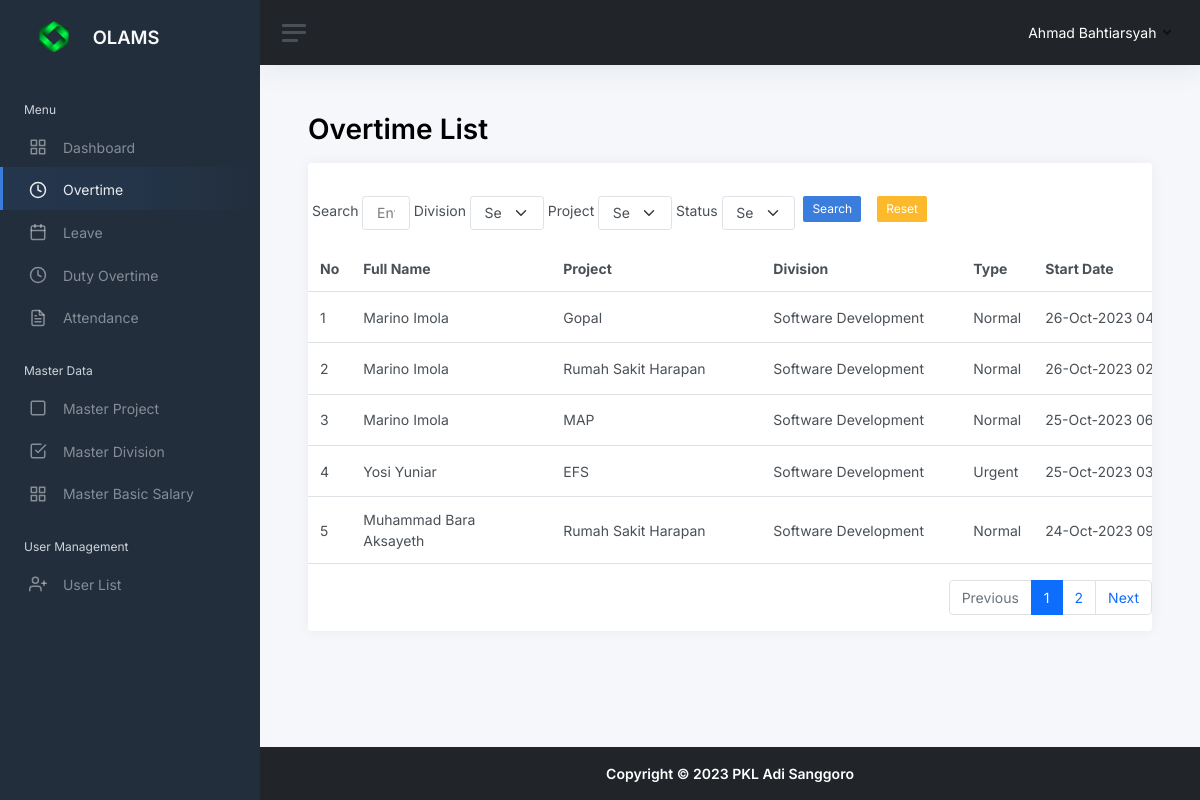
/overtimelist.php (signed in), run on an earlier commit of the app's database.
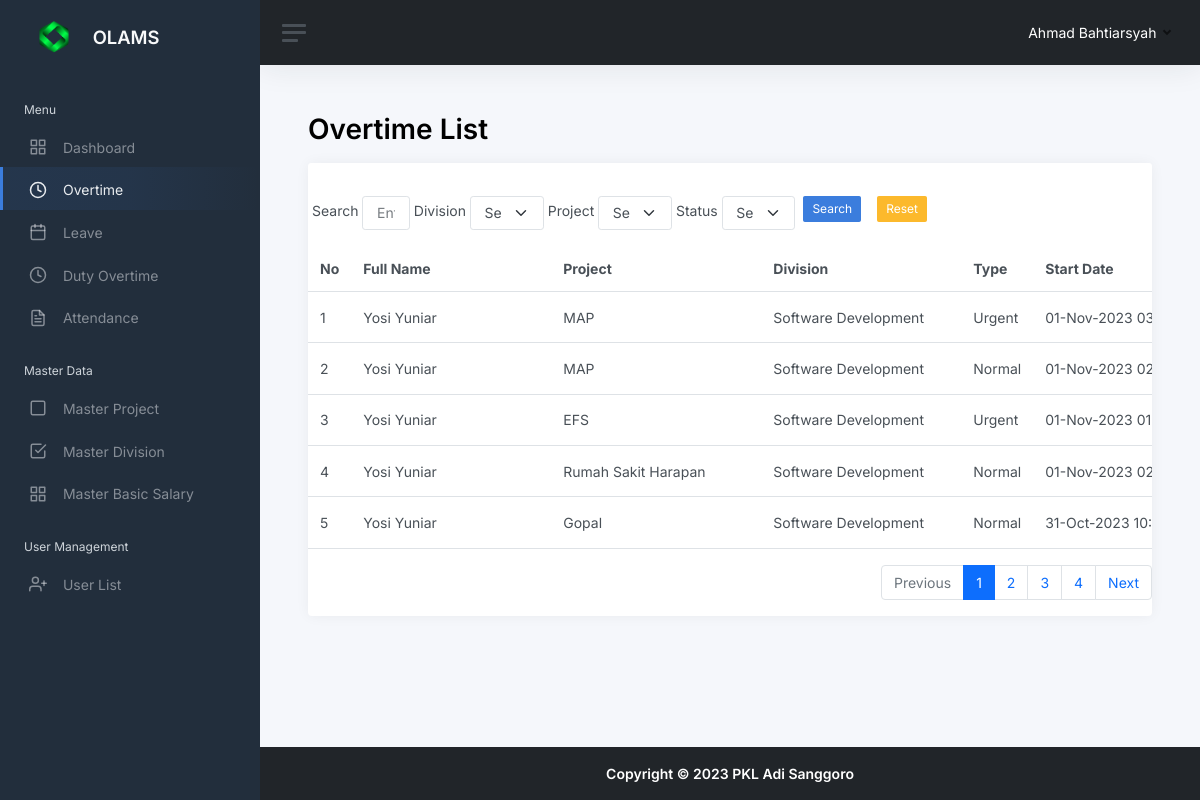
And on a later commit of the database.
### tables this page shows
CREATE TABLE `overtimes` (
  `overtime_id` tinyint(3) UNSIGNED NOT NULL,
  `user_id` tinyint(3) UNSIGNED NOT NULL,
  `project_id` tinyint(3) UNSIGNED NOT NULL,
  `divisi_id` tinyint(3) UNSIGNED NOT NULL,
  `type` enum('Normal','Urgent','Business Trip') DEFAULT NULL,
  `start_date` timestamp NOT NULL DEFAULT current_timestamp(),
  `finish_date` timestamp NULL DEFAULT NULL,
  `category` enum('Weekday','Weekend') DEFAULT NULL,
  `effective_time` tinyint(3) UNSIGNED DEFAULT NULL,
  `reason` text NOT NULL,
  `submitted_by_admin` tinyint(3) UNSIGNED DEFAULT NULL,
  `sent_by_admin` timestamp NULL DEFAULT NULL,
  `checked_by_leader` tinyint(3) UNSIGNED DEFAULT NULL,
  `checked_by_leader_at` timestamp NULL DEFAULT NULL,
  `status` enum('Approved','Pending','Rejected') NOT NULL DEFAULT 'Pending',
  `status_updated_at` timestamp NULL DEFAULT NULL,
  `status_updated_by` tinyint(3) UNSIGNED DEFAULT NULL,
  `created_at` timestamp NOT NULL DEFAULT current_timestamp(),
  `created_by` tinyint(3) UNSIGNED NOT NULL,
  `updated_at` timestamp NULL DEFAULT NULL ON UPDATE current_timestamp(),
  `updated_by` tinyint(3) UNSIGNED DEFAULT NULL
);

CREATE TABLE `users` (
  `user_id` tinyint(3) UNSIGNED NOT NULL,
  `role_id` tinyint(3) UNSIGNED NOT NULL,
  `name` varchar(64) NOT NULL,
  `username` varchar(32) NOT NULL,
  `password` varchar(254) NOT NULL,
  `email` varchar(64) NOT NULL,
  `created_by` tinyint(3) UNSIGNED NOT NULL,
  `created_at` timestamp NOT NULL DEFAULT current_timestamp(),
  `updated_by` tinyint(3) UNSIGNED DEFAULT NULL,
  `updated_at` timestamp NULL DEFAULT NULL ON UPDATE current_timestamp()
);

CREATE TABLE `m_projects` (
  `project_id` tinyint(3) UNSIGNED NOT NULL,
  `project_name` varchar(64) NOT NULL,
  `created_at` timestamp NOT NULL DEFAULT current_timestamp(),
  `created_by` tinyint(3) UNSIGNED NOT NULL,
  `updated_at` timestamp NULL DEFAULT NULL ON UPDATE current_timestamp(),
  `updated_by` tinyint(3) UNSIGNED DEFAULT NULL,
  `deleted_at` timestamp NULL DEFAULT NULL,
  `deleted_by` tinyint(3) UNSIGNED DEFAULT NULL,
  `is_deleted` enum('Y','N') DEFAULT 'N'
);

CREATE TABLE `m_divisions` (
  `division_id` tinyint(3) UNSIGNED NOT NULL,
  `division_name` varchar(64) NOT NULL,
  `created_at` timestamp NOT NULL DEFAULT current_timestamp(),
  `created_by` tinyint(3) UNSIGNED NOT NULL,
  `updated_at` timestamp NULL DEFAULT NULL ON UPDATE current_timestamp(),
  `updated_by` tinyint(3) UNSIGNED DEFAULT NULL
);

### include/conn.inc.php (called while the page is built, shortened)
<?php
function cleanValue($strhtml)
    {
        $strBersih = $strhtml;
        $strBersih = htmlspecialchars($strBersih);
        $strBersih = trim($strBersih);
        $strBersih = stripslashes($strBersih);
        $strBersih = strip_tags($strBersih);
        return $strBersih;
    }
?>

### overtimelist.php (the view, shortened to what the changed rows need)
<?php
include __DIR__ . "/include/conn.inc.php";
$user_role = $_SESSION['role_id'];
$limit = 5;
$halaman_aktif = isset($_GET['page']) ? $_GET['page'] : 1;
$offset = ($halaman_aktif - 1) * $limit;
$show_overtime = "SELECT
overtimes.overtime_id,
overtimes.user_id,
users.name AS name,
m_projects.project_name AS project_name,
m_divisions.division_name AS division_name,
overtimes.type,
overtimes.start_date,
overtimes.finish_date,
overtimes.status,
overtimes.submitted_by_admin,
overtimes.checked_by_leader,
overtimes.status_updated_by,
overtimes.effective_time
FROM overtimes
LEFT JOIN users ON overtimes.user_id = users.user_id
LEFT JOIN m_projects ON overtimes.project_id = m_projects.project_id
LEFT JOIN m_divisions ON overtimes.divisi_id = m_divisions.division_id";
if ($user_role == 4) {
    $show_overtime .= " WHERE (
        (overtimes.status = 'Pending' OR overtimes.status = 'Approved' OR overtimes.status = 'Rejected')
        AND (
            (overtimes.submitted_by_admin IS NOT NULL AND overtimes.sent_by_admin IS NOT NULL AND overtimes.checked_by_leader IS NOT NULL AND overtimes.checked_by_leader_at IS NOT NULL )
            OR (overtimes.submitted_by_admin IS NOT NULL AND overtimes.sent_by_admin IS NOT NULL AND overtimes.checked_by_leader IS NOT NULL AND overtimes.checked_by_leader_at IS NOT NULL AND overtimes.status_updated_at IS NOT NULL AND overtimes.status_updated_at IS NOT NULL )
            OR (overtimes.submitted_by_admin IS NULL AND overtimes.sent_by_admin IS NULL AND overtimes.checked_by_leader IS NULL AND overtimes.checked_by_leader_at IS NULL AND overtimes.status_updated_at IS NOT NULL AND overtimes.status_updated_at IS NOT NULL )
        )
    )";
}
$filter_division = "";
$filter_project = "";
$search = "";
$filter_status = "";
$show_overtime .= " ORDER BY overtimes.overtime_id DESC";
$jumlah_semua_data = mysqli_num_rows(mysqli_query($conn, $show_overtime));
$show_overtime .= " LIMIT $limit OFFSET $offset ";
$data = mysqli_query($conn, $show_overtime);
$karyawanArray = mysqli_fetch_all($data, MYSQLI_ASSOC);
$jumlah_halaman = ceil($jumlah_semua_data / $limit);
?>
<!DOCTYPE html>
<html lang="en">
<head>
    <?php include "head.inc.php"; ?>
</head>
<body>
    <div class="wrapper">
        <div class="main">
            <main class="content">
                <div class="container-fluid p-0">
                    <h1 class="h1 mb-3 judul_halaman"><strong>Overtime List</strong></h1>
                    <div class="row">
                        <div class="col-12">
                            <div class="card">
                                <?php if ($user_role === 2 || $user_role === 3 || $user_role === 4) : ?>
                                    <div class="table-responsive">
                                        <table class="table mb-0 mt-3">
                                            <thead>
                                                <tr>
                                                    <th scope="col">No</th>
                                                    <th scope="col" style="min-width : 200px;">Full Name</th>
                                                    <th scope="col" style="min-width : 210px;">Project</th>
                                                    <th scope="col" style="min-width : 200px;">Division</th>
                                                    <th scope="col">Type</th>
                                                    <th scope="col" style="min-width : 200px;">Start Date</th>
                                                </tr>
                                            </thead>
                                            <tbody>
                                                <?php if (count($karyawanArray) > 0) : ?>
                                                    <?php foreach ($karyawanArray as $key => $value) : ?>
                                                        <tr>
                                                            <td><?= $key + 1 + $offset ?></td>
                                                            <td><?= $value['name'] ?></td>
                                                            <td><?= $value['project_name'] ?></td>
                                                            <td><?= $value['division_name'] ?></td>
                                                            <td><?= $value['type'] ?></td>
                                                            <td><?= date('d-M-Y H:i', strtotime($value['start_date'])) ?></td>
                                                        </tr>
                                                    <?php endforeach; ?>
                                                <?php else : ?>
                                                    <tr>
                                                        <td colspan="8" style="text-align: center;">No records found!!!</td>
                                                    </tr>
                                                <?php endif; ?>
                                            </tbody>
                                        </table>
                                    </div>
                                <?php endif; ?>
                                <div class="dataTables_paginate paging_simple_numbers ms-3 mt-3">
                                    <ul class="pagination justify-content-end">
                                        <?php if ($jumlah_semua_data > $limit) : ?>
                                            <?php for ($i = 1; $i <= $jumlah_halaman; $i++) : ?>
                                                <li class="page-item<?= $i == $halaman_aktif ? ' active' : ''; ?>">
                                                    <a class="page-link" href="<?= cleanValue($_SERVER['PHP_SELF']) . '?page=' . $i . ($search ? '&search=' . $search : '') . ($filter_division ? '&filter_division=' . $filter_division : '') . ($filter_project ? '&filter_project=' . $filter_project : '') . ($filter_status ? '&filter_status=' . $filter_status : ''); ?>"><?= $i ?></a>
                                                </li>
                                            <?php endfor; ?>
                                        <?php endif; ?>
                                    </ul>
                                </div>
                            </div>
                        </div>
                    </div>
                </div>
            </main>
        </div>
    </div>
</body>
</html>

What changed in the data, as far as the page shows it:
no longer on this page (row edited): overtimes: offset "1", user.name "Marino Imola", project.project_name "Gopal", divisi.division_name "Software Development", type "Normal", start_date "26-Oct-2023…"
no longer on this page (row edited): overtimes: offset "2", user.name "Marino Imola", project.project_name "Rumah Sakit Harapan", divisi.division_name "Software Development", type "Normal", start_date "26-Oct-2023…"
no longer on this page (row unchanged): overtimes: offset "3", user.name "Marino Imola", project.project_name "MAP", divisi.division_name "Software Development", type "Normal", start_date "25-Oct-2023…"
no longer on this page (row edited): overtimes: offset "4", user.name "Yosi Yuniar", project.project_name "EFS", divisi.division_name "Software Development", type "Urgent", start_date "25-Oct-2023…"
no longer on this page (row unchanged): overtimes: offset "5", user.name "Muhammad Bara Aksayeth", project.project_name "Rumah Sakit Harapan", divisi.division_name "Software Development", type "Normal", start_date "24-Oct-2023…"
added overtimes: offset "1", user.name "Yosi Yuniar", project.project_name "MAP", divisi.division_name "Software Development", type "Urgent", start_date "01-Nov-2023…"
added overtimes: offset "2", user.name "Yosi Yuniar", project.project_name "MAP", divisi.division_name "Software Development", type "Normal", start_date "01-Nov-2023…"
added overtimes: offset "3", user.name "Yosi Yuniar", project.project_name "EFS", divisi.division_name "Software Development", type "Urgent", start_date "01-Nov-2023…"
added overtimes: offset "4", user.name "Yosi Yuniar", project.project_name "Rumah Sakit Harapan", divisi.division_name "Software Development", type "Normal", start_date "01-Nov-2023…"
added overtimes: offset "5", user.name "Yosi Yuniar", project.project_name "Gopal", divisi.division_name "Software Development", type "Normal", start_date "31-Oct-2023…"
Also different on the page:
new list line: "3"
new list line: "4"
